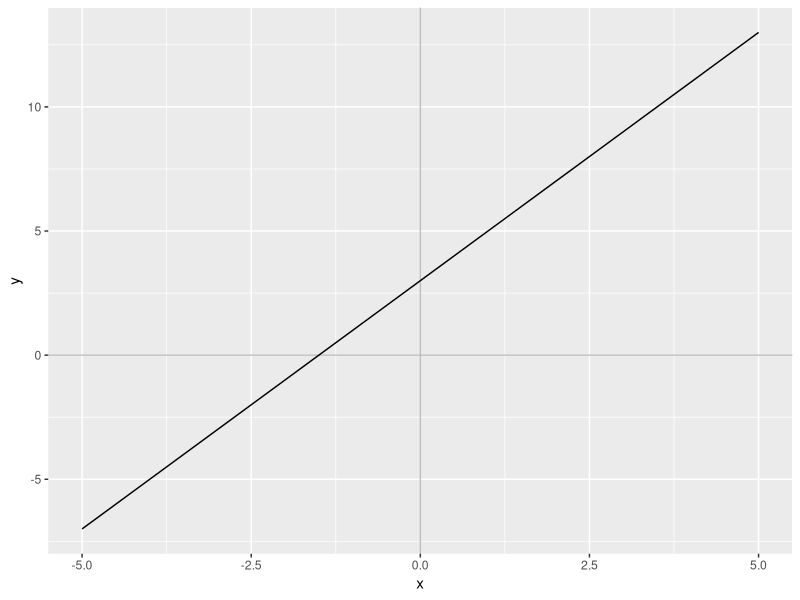
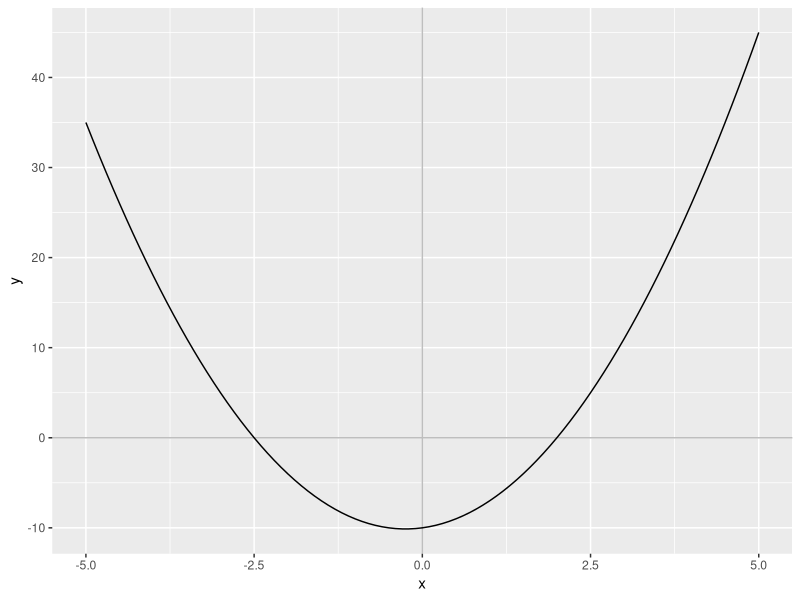
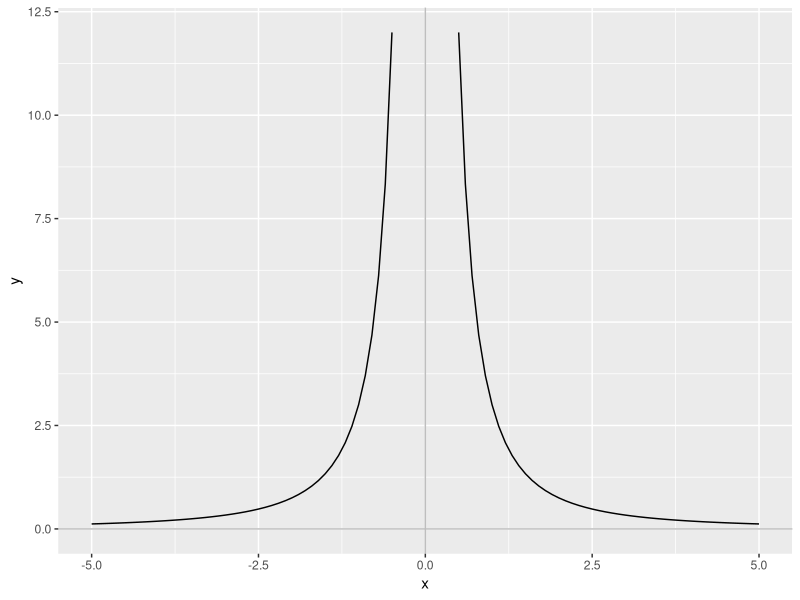
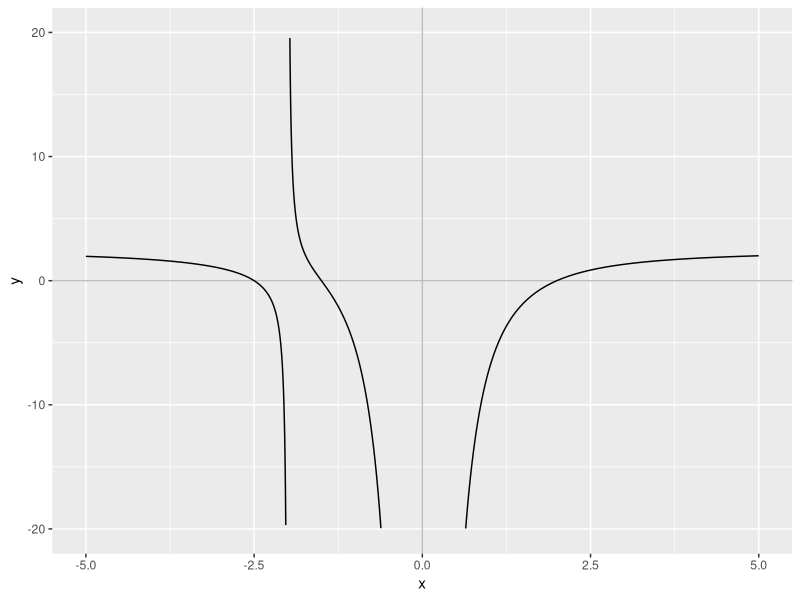

Here is the R script that generated these plots, in order:
## ---- chunk 1
#| label: r-setup
#| echo: false
#| warning: false
#| message: false
#| cache: true
options(htmltools.dir.version = FALSE)
library(ggplot2)

base_axes <- ggplot(data.frame(x=c(-5, 5)), aes(x=x)) +
  geom_vline(xintercept=0, colour = "grey") +
  geom_hline(yintercept=0, colour = "grey")
## ---- chunk 2
#| label: linear-plot
#| echo: false
#| out-width: 60%
#| fig-align: 'center'
#| fig-format: svg
#| fig-alt: "Plot of a straight line that has gradient 2 and intercepts the y-axis at y = 3."
#| fig-cap: "Plot of the line $y = 2x + 3$."
#| fig-width: 4
#| fig-height: 2
#| cache: true

equation = function(x){2*x+3}
base_axes + stat_function(fun=equation)
## ---- chunk 3
#| label: quadratic-plot
#| echo: false
#| fig-align: 'center'
#| fig-format: svg
#| fig-alt: "Plot of a quadratic curve with roots at 2 and -2.5 and intercepts the y-axis at y = -10."
#| fig-cap: "Plot of the line $y = 2x^2 + x - 10$."
#| fig-width: 5
#| fig-height: 2.5
#| cache: true

equation = function(x){(x-2)*(2*x+5)}
base_axes + stat_function(fun=equation)
## ---- chunk 4
#| label: singularity-plot
#| echo: false
#| fig-align: 'center'
#| fig-format: svg
#| fig-alt: "Plot of a curve with no roots and a singularity as x = 0."
#| fig-cap: "Plot of the line $y = 3x^{-2}$."
#| fig-width: 5
#| fig-height: 2.5
#| cache: true

equation = function(x){3/(x**2)}
base_axes + stat_function(fun=equation) + ylim(0,12)
## ---- chunk 5
#| label: messy-plot
#| echo: false
#| fig-align: 'center'
#| fig-format: svg
#| fig-alt: "Plot of a curve with multiple roots and singularities."
#| fig-cap: "Plot of the line $y = \\frac{3(2x+3)(2x^2 + x - 10)}{x^2(5x+1)}$."
#| fig-width: 10
#| fig-height: 4
#| cache: true

equation = function(x){(3*(2*x + 3)*(2*x*x + x -10))/((x**2)*(5*x+10))}
base_axes + stat_function(fun=equation, n=10000) + ylim(-20,20)
